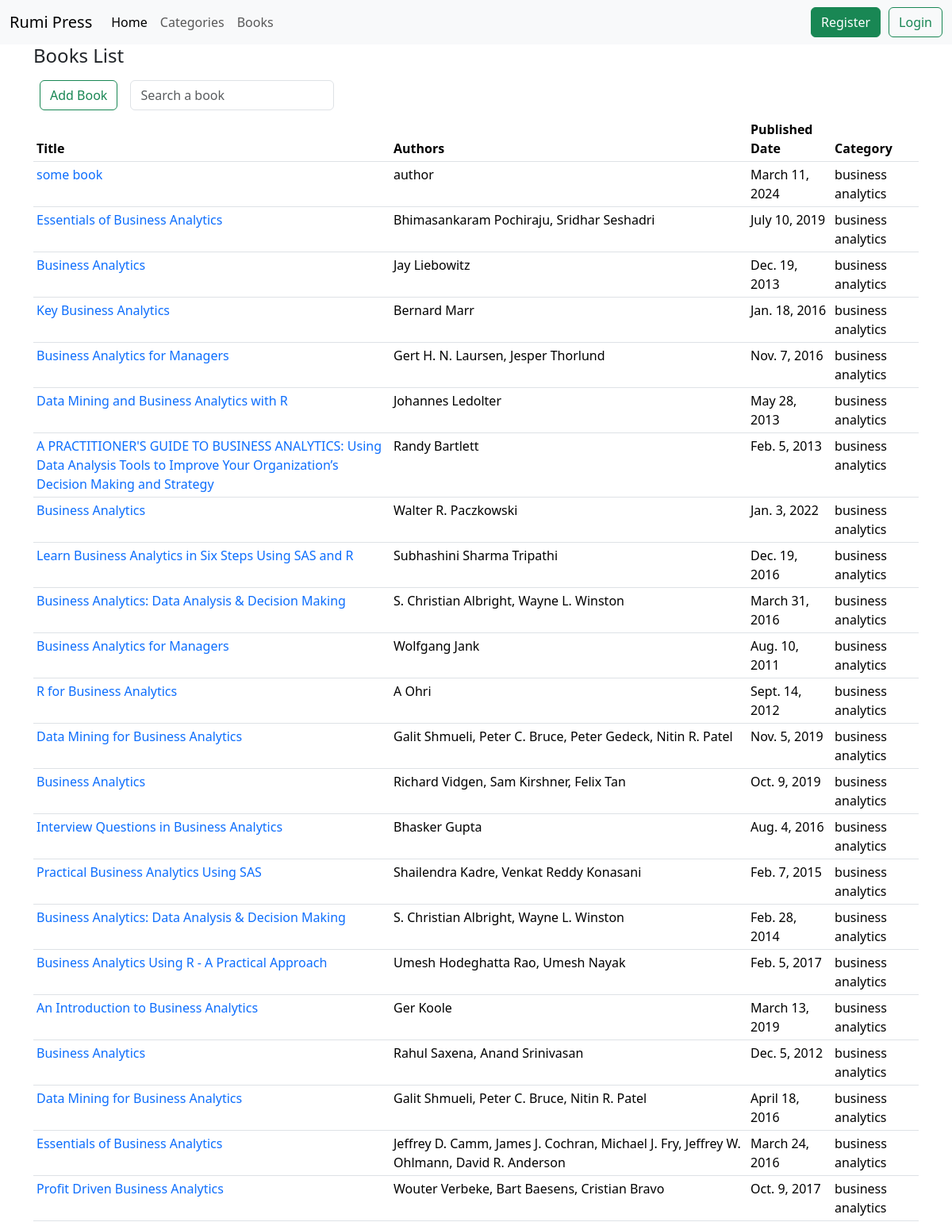
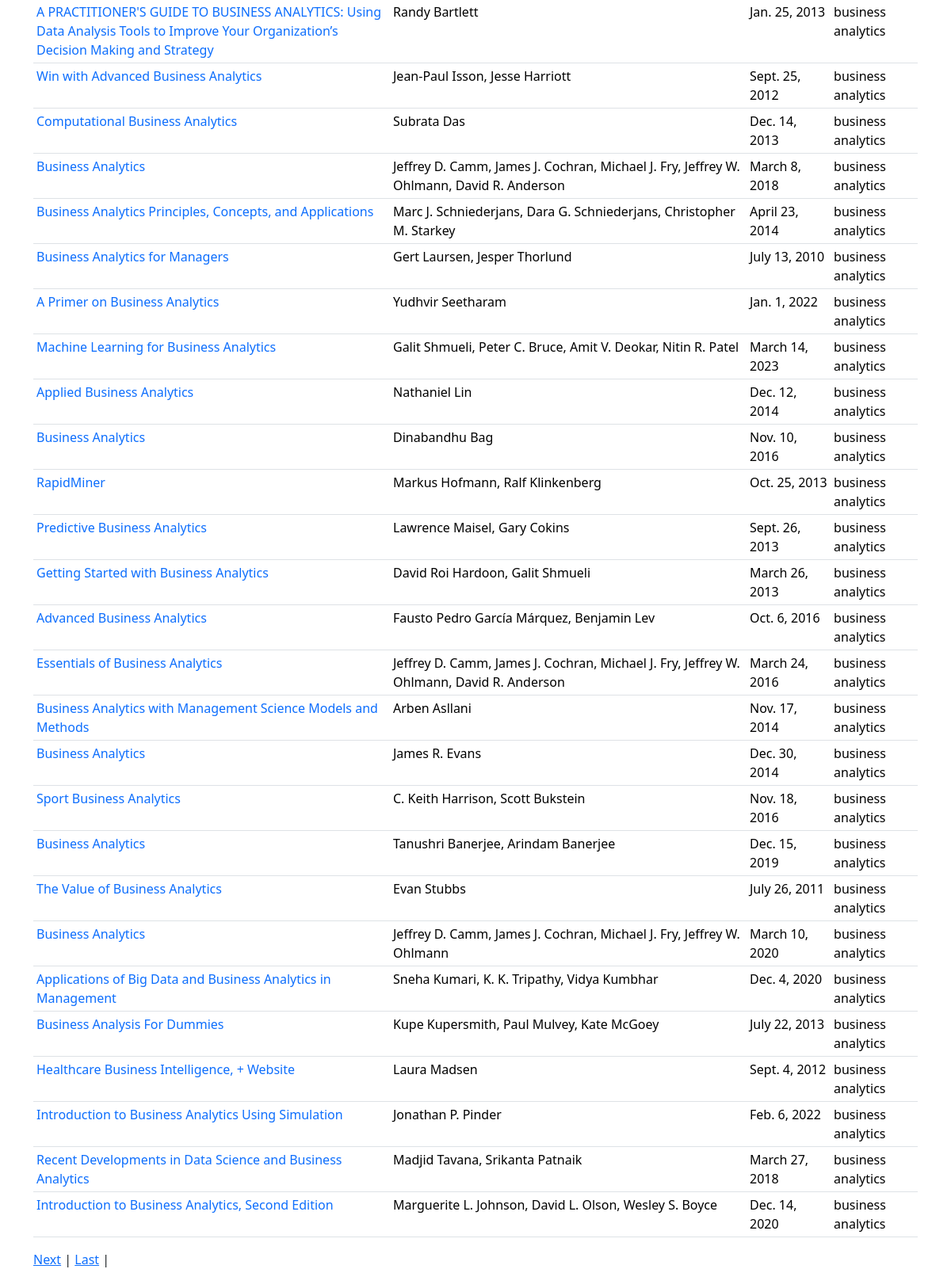
The page /books/ on the database as committed earlier (2 pictures, top to bottom).
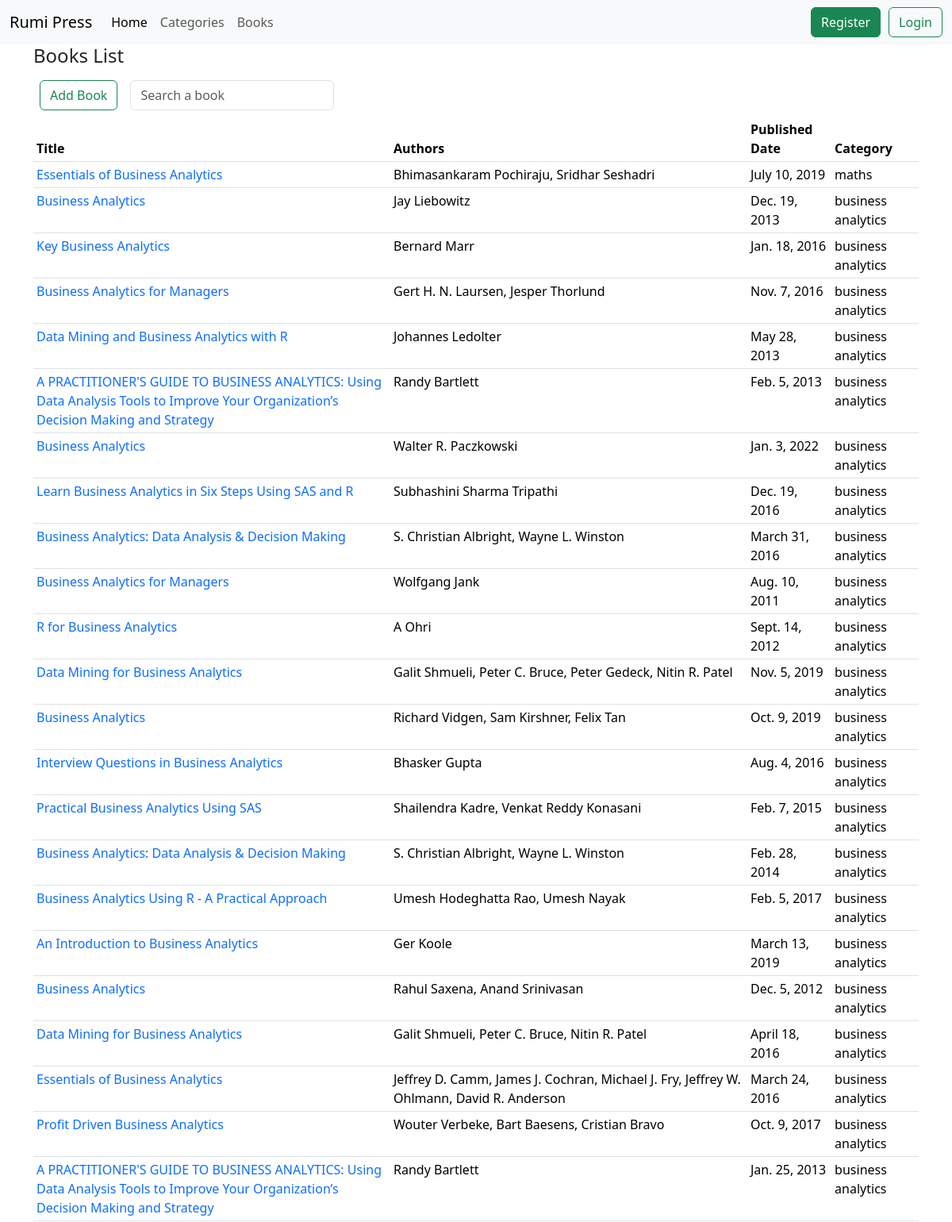
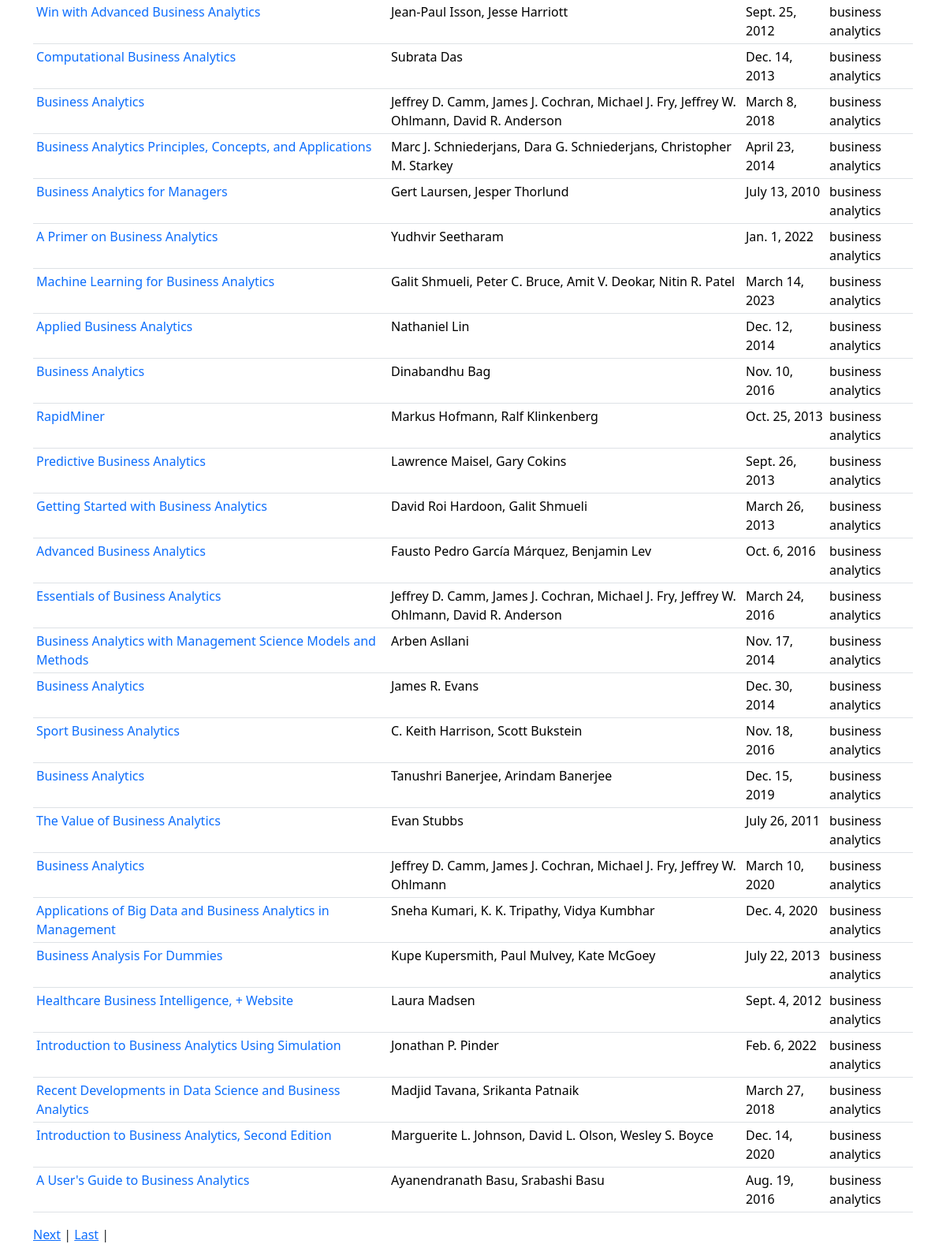
The same page on the database as committed later (2 pictures, top to bottom).
### books/models.py (models this page shows, shortened)
class Book(models.Model):
    id = models.AutoField(primary_key=True)
    serial = models.CharField(max_length=255)
    title = models.CharField(max_length=255)
    subtitle = models.CharField(max_length=255)
    authors = models.CharField(max_length=255)
    publisher = models.CharField(max_length=255)
    published_date = models.DateField(default=timezone.now)
    category = models.ForeignKey(Category, on_delete=models.PROTECT, related_name="books")
    distribution_expense = models.DecimalField(max_digits=6, decimal_places=2)

class Category(models.Model):
    name = models.CharField(max_length=255)
    def __str__(self):
        return self.name

### books/views.py (the view, shortened to what this page needs)
# urls.py: path("books/", views.BookListView.as_view(), name="books_list"),
class BookListView(generic.ListView):
    template_name = "books/books_list.html"
    context_object_name = "books"
    paginate_by = 50
    def get_queryset(self):
        return models.Book.objects.all()
    def get_context_data(self, **kwargs):
        form = forms.BookSearchForm()
        context = super(BookListView, self).get_context_data(**kwargs)
        context["form"] = form
        return context

### books/forms.py
class BookSearchForm(forms.Form):
    search = forms.CharField(max_length=255,
                             widget=forms.TextInput
                             (attrs={"placeholder": "Search a book", "name": "q"}),
                             label="")

### templates/books/books_list.html (shortened to what this page needs)
{% extends '_base.html' %}
{% load crispy_forms_tags %}
{% block content %}
  <div class="container">
    <h4>Books List</h4>
    <div style="display: flex;">
      <div><a class="btn btn-outline-success m-2" href="{% url 'book_create' %}">Add Book</a></div>
      <div class="m-2">
      <form action="" method="post">
        <input class="form-control" type="text" name="q" placeholder="Search a book">
      </form>
      </div>
    </div>
    <table class="table table-sm">
      <thead>
        <tr>
          <th class="col">Title</th>
          <th class="col">Authors</th>
          <th class="col">Published Date</th>
          <th class="col">Category</th>
        </tr>
      </thead>
      <tbody>
        {% for book in books %}
          <tr>
            <td width="450"><a class="a_no_underline" href="{% url 'book_detail' book.pk %}">{{book.title}}</a></td>
            <td width="450">{{book.authors}}</td>
            <td>{{book.published_date}}</td>
            <td>{{book.category}}</td>
          </tr>
        {% endfor %}
      </tbody>
    </table>
    <div style="display: flex; align-items: center;">
      <div>
      {% if page_obj.has_next %}
        <a href="?page={{page_obj.next_page_number}}">Next</a> |
        <a href="?page={{page_obj.paginator.num_pages}}">Last</a> |
      {% endif %}
      </div>
    </div>
  </div>
{% endblock %}

Rows that differ between the two databases and show on the page:
removed Book: title "some book", authors "author", published_date "March 11, 2024", category "business analytics"
changed Book "Bhimasankaram Pochiraju, Sridhar Seshadri": category "business analytics" → "maths"
now on this page (row unchanged): Book: title "A User's Guide to Business Analytics", authors "Ayanendranath Basu, Srabashi Basu", published_date "Aug. 19, 2016", category "business analytics"
